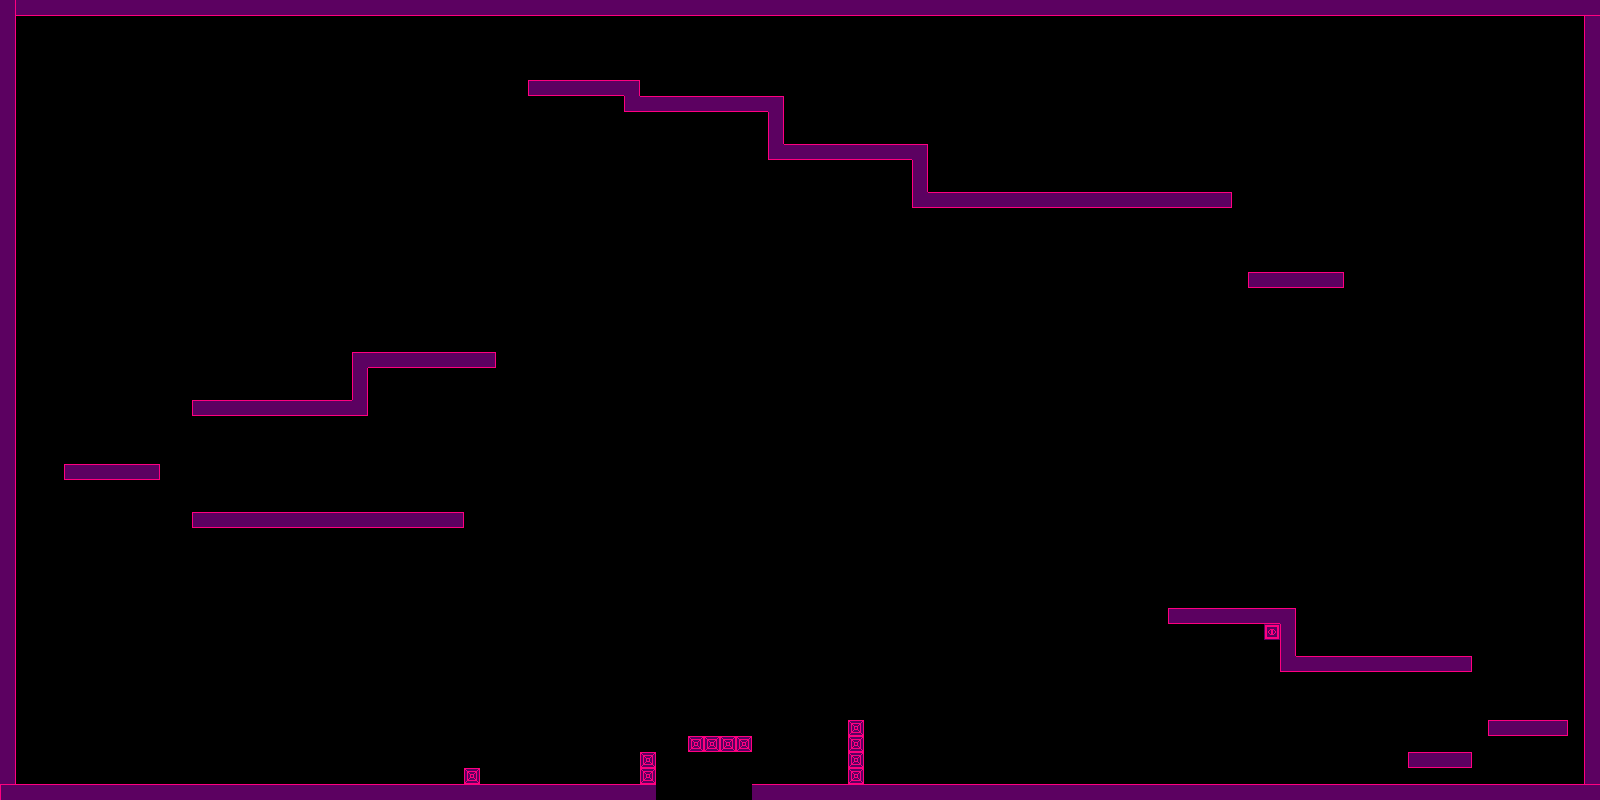

A 2D game scene composited from a Tiled map and its tileset images. What follows is a short description and the map's XML, with each tile layer's data collapsed to a summary:
An orthogonal 100x50 tile map with 16x16 px tiles, 1 tile layer (Tile Layer 1) and 7 objects (2x Turret, Dod, Lava, Bevegende platform, Bevegende platform 2, ...).

<map version="1.0" orientation="orthogonal" width="100" height="50" tilewidth="16" tileheight="16">
 <tileset firstgid="1" name="Tiles" tilewidth="16" tileheight="16">
  <image source="ccbResources/Tiles.png" width="800" height="600" />
 </tileset>
 <layer name="Tile Layer 1" width="100" height="50">
  <data>[5000 cells, 435 non-empty, 14 distinct tile ids]</data>
 </layer>
 <objectgroup name="objects" width="100" height="50">
  <object name="Dod" x="658" y="785" width="92" height="12" />
  <object name="Lava" x="1348" y="706" width="237" height="78">
   <properties>
    <property name="type" value="lava" />
   </properties>
  </object>
    <object name="Bevegende platform" x="1152" y="577" width="200" heigth="20">
   <properties>
    <property name="type" value="platform" />
    <property name="sprite" value="metalplatform.png" />
   </properties>
  </object>
      <object name="Turret" x="400" y="312" width="200" heigth="20">
   <properties>
    <property name="type" value="turret" />
    <property name="direction" value="east" />
        <property name="interval" value="1" />
   </properties>
  </object>
  <object name="Bevegende platform 2" x="512" y="312" width="100" height="10">
    <property name="sprite" value="metalplatform.png" />
  </object>
  <object name="Teleport" x="100" y="600" width="132" height="132">
   <properties>
    <property name="type" value="teleport" />
    <property name="dir" value="east" />
   </properties>
  </object>
 </objectgroup>
 <objectgroup name="Enemies" width="100" height="50">
  <object name="Turret" x="1028" y="727">
   <properties>
    <property name="type" value="Turret" />
   </properties>
  </object>
 </objectgroup>
 <objectgroup name="Platform" width="100" height="50">
 </objectgroup>
</map>
